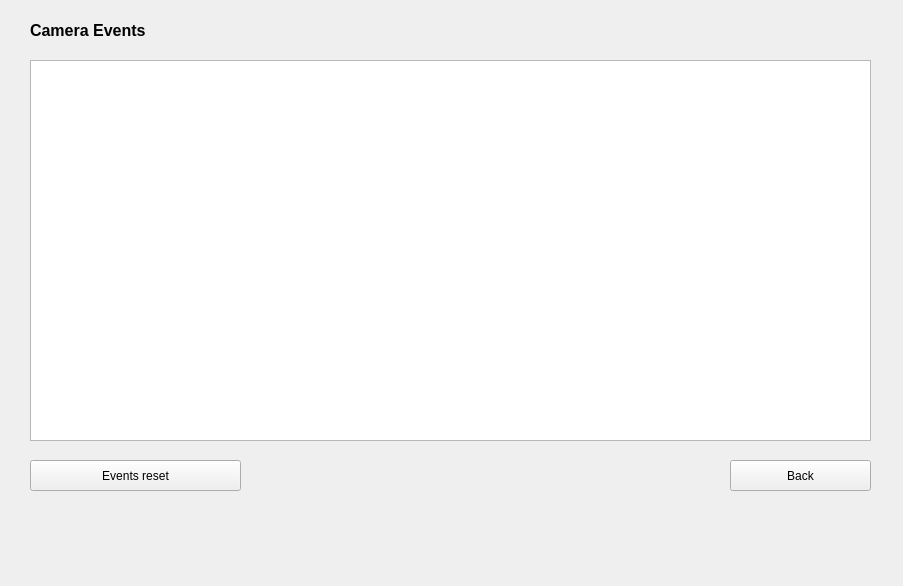
<?xml version="1.0" encoding="UTF-8"?>
<ui version="4.0">
 <class>configCamera</class>
 <widget class="QWidget" name="configCamera">
  <property name="geometry">
   <rect>
    <x>0</x>
    <y>0</y>
    <width>903</width>
    <height>586</height>
   </rect>
  </property>
  <property name="windowTitle">
   <string>Camera Events</string>
  </property>
  <property name="windowIcon">
   <iconset resource="resources.qrc">
    <normaloff>:/media/media/icon.png</normaloff>:/media/media/icon.png</iconset>
  </property>
  <widget class="QLabel" name="title">
   <property name="geometry">
    <rect>
     <x>30</x>
     <y>20</y>
     <width>841</width>
     <height>21</height>
    </rect>
   </property>
   <property name="font">
    <font>
     <pointsize>12</pointsize>
     <weight>75</weight>
     <bold>true</bold>
    </font>
   </property>
   <property name="text">
    <string>Camera Events</string>
   </property>
  </widget>
  <widget class="QPushButton" name="buttonBack">
   <property name="geometry">
    <rect>
     <x>730</x>
     <y>460</y>
     <width>141</width>
     <height>31</height>
    </rect>
   </property>
   <property name="text">
    <string>Back</string>
   </property>
   <property name="icon">
    <iconset resource="resources.qrc">
     <normaloff>:/media/media/back-1.png</normaloff>:/media/media/back-1.png</iconset>
   </property>
   <property name="iconSize">
    <size>
     <width>16</width>
     <height>16</height>
    </size>
   </property>
  </widget>
  <widget class="QPushButton" name="buttonReset">
   <property name="geometry">
    <rect>
     <x>30</x>
     <y>460</y>
     <width>211</width>
     <height>31</height>
    </rect>
   </property>
   <property name="text">
    <string>Events reset</string>
   </property>
   <property name="icon">
    <iconset resource="resources.qrc">
     <normaloff>:/media/media/bomb.png</normaloff>:/media/media/bomb.png</iconset>
   </property>
  </widget>
  <widget class="QTableWidget" name="tableWidget">
   <property name="geometry">
    <rect>
     <x>30</x>
     <y>60</y>
     <width>841</width>
     <height>381</height>
    </rect>
   </property>
   <property name="sortingEnabled">
    <bool>true</bool>
   </property>
   <attribute name="verticalHeaderVisible">
    <bool>false</bool>
   </attribute>
  </widget>
 </widget>
 <resources>
  <include location="resources.qrc"/>
 </resources>
 <connections/>
</ui>
